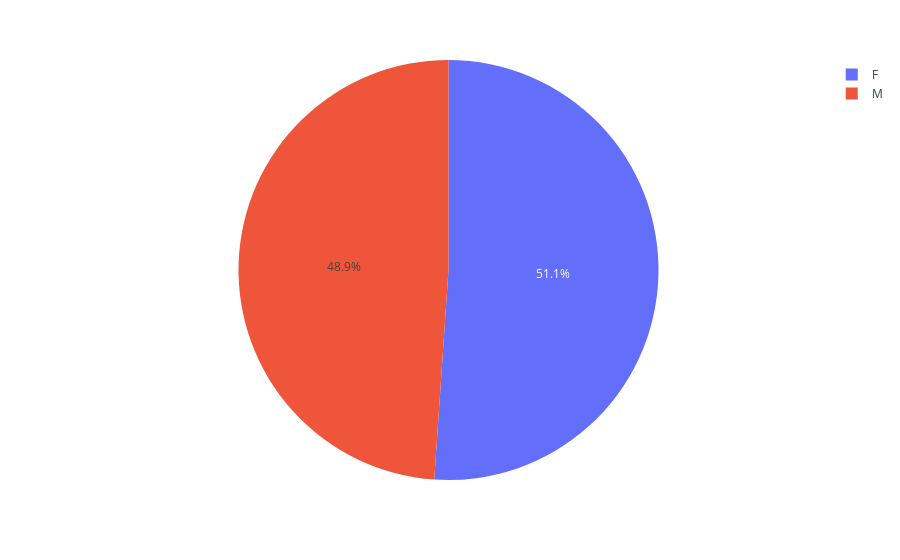

The notebook cell this image was saved under:
### Markdown cell above
Pie chart da distribuição do sexo.

### Code cell
px.pie(clientes, names="Sexo")

### Figure 1 — Plotly figure (JSON) as saved in the notebook; plotly's stock layout.template omitted (floating-point values rounded to 4 significant figures; data arrays with more than 128 entries replaced by an {"elided": "..."} marker saying what was removed)
{"data": [{"domain": {"x": [0, 1], "y": [0, 1]}, "hovertemplate": "Sexo=%{label}<extra></extra>", "labels": {"elided": "10000 str values"}, "legendgroup": "", "name": "", "showlegend": true, "type": "pie"}], "layout": {"legend": {"tracegroupgap": 0}, "margin": {"t": 60}}}
